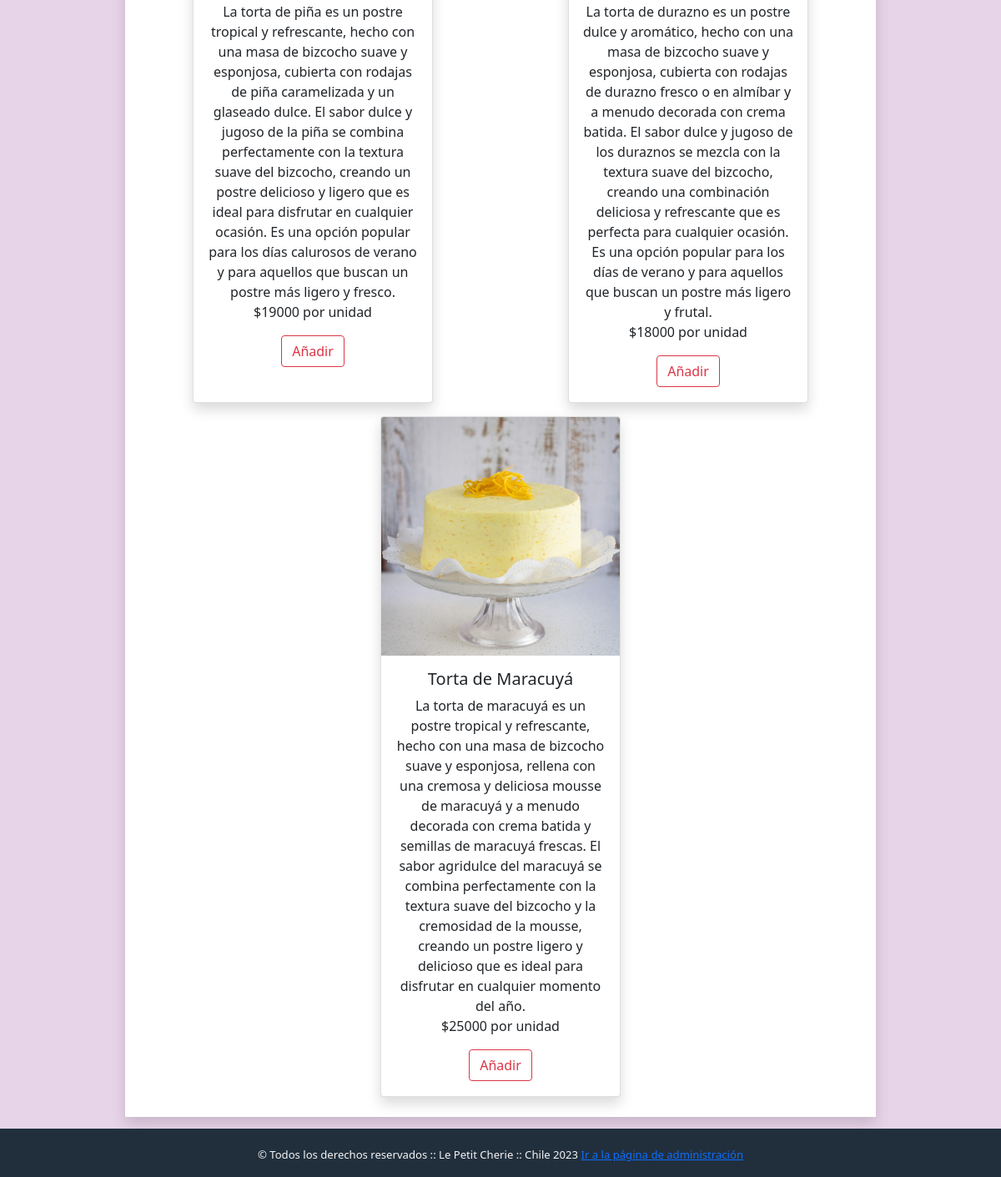
Page /tienda/tortas (lower part) on the earlier database version.
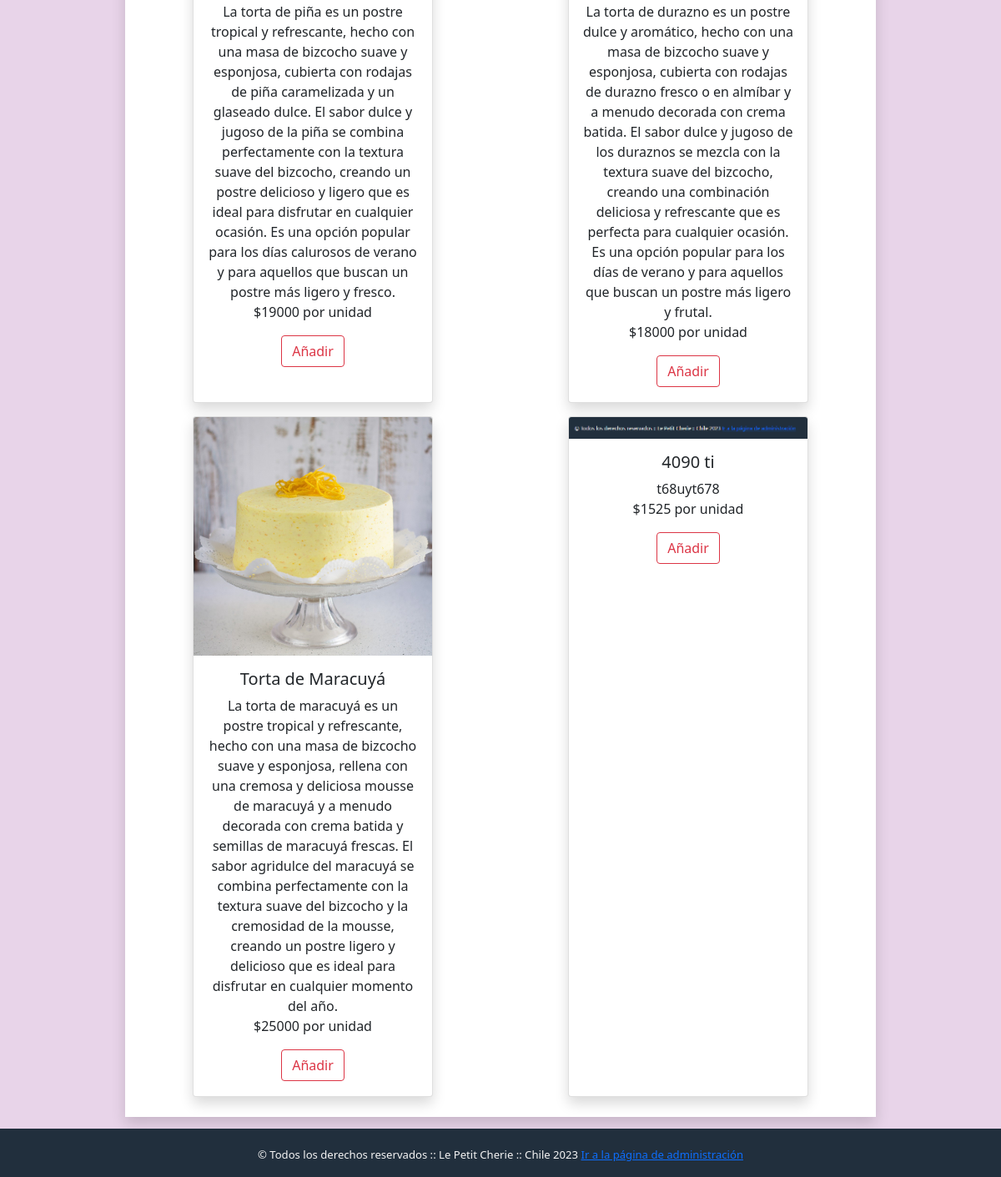
Same page on the later database version.
### tienda/models.py (models this page shows, shortened)
class Producto(models.Model):
    id_producto      = models.AutoField(primary_key=True)
    nombre_producto  = models.CharField(max_length=30)
    descripcion_prod = models.CharField(max_length=1000)
    valor_prod       = models.IntegerField(blank=False, null=False)
    imagen_prod      = models.ImageField(upload_to='img/', blank=False, null=False)
    id_tipo_producto = models.ForeignKey('tipoProducto', on_delete=models.CASCADE, db_column='idTipoProducto')

### tienda/views.py (the view)
# urls.py: path('tienda/tortas',tortas,name='tortas'),
def tortas(request):
    productos=Producto.objects.all()
    context={'productos':productos}
    return render(request, 'html/tortas.html', context)

### carro/context_processor.py (called while the page is built)
def valor_total_carro(request):
    total=0
    if 'carro' in request.session:
        for key, value in request.session["carro"].items():
            total = total + (int(value["precio"]) * value["cantidad"])
    return {"valor_total_carro":total}

### tienda/templates/html/tortas.html (shortened to what this page needs)
{% load static %}
<!DOCTYPE html>
<html lang="en">
<head>
    <link rel="stylesheet" href="{% static 'css/styles.css' %}">
    <link href="https://cdn.jsdelivr.net/npm/bootstrap@5.0.2/dist/css/bootstrap.min.css" rel="stylesheet"
>
</head>
<body class="body-background2">
    <section>
        <div class="container-xl w-75 mt-5 shadow" style="background-color: white;">
            <center>
                <div class="row">
                    {% for n in productos %}
                    {% if n.id_tipo_producto.tipoProducto == "Pastelería" %}
                    <div class="col mt-3">
                        <div class="card shadow" style="width: 18rem; height: 51rem;">
                            <img src="{% static n.imagen_prod %}" class="card-img-top" alt="{{ n.nombre_producto }}">
                            <div class="card-body">
                                <h5 class="card-title">{{ n.nombre_producto }}</h5>
                                <p class="card-text">{{ n.descripcion_prod }}<br>
                                    ${{ n.valor_prod }} por unidad</p>
                                    <a type="button" class="btn btn-outline-danger" href="{% url 'carro:agregarCarrito' producto_id=n.id_producto %}" >Añadir</a>
                            </div>
                        </div>
                    </div>
                    {% endif %}
                    {% endfor %}
                </div><br>
            </center>
        </div>
    </section>
    <br><br><br>
    <footer class="fixed-bottom" style="display:grid;  width:100%; align-self: baseline;">
        <div class="container">
          <br>
          <p class="small">&copy; Todos los derechos reservados :: Le Petit Cherie :: Chile 2023
            <a href="{%url 'administracion' %}">Ir a la página de administración</a>
          </p>
        </div>
      </footer>
</body>
</html>

Differences in the rows shown:
added Producto: imagen_prod (picture), nombre_producto "4090 ti", descripcion_prod "t68uyt678", valor_prod "1525"
